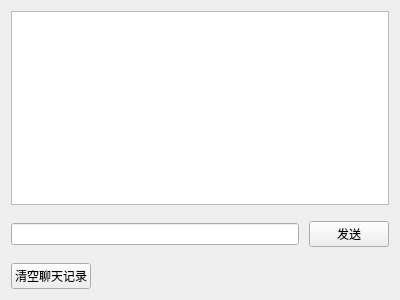
<?xml version="1.0" encoding="UTF-8"?>
<ui version="4.0">
 <class>ChatWindow</class>
 <widget class="QWidget" name="ChatWindow">
  <property name="geometry">
   <rect>
    <x>0</x>
    <y>0</y>
    <width>400</width>
    <height>300</height>
   </rect>
  </property>
  <property name="windowTitle">
   <string>Form</string>
  </property>
  <layout class="QVBoxLayout" name="verticalLayout">
   <item>
    <widget class="QTextEdit" name="textEditShow"/>
   </item>
   <item>
    <layout class="QHBoxLayout" name="horizontalLayout">
     <property name="spacing">
      <number>10</number>
     </property>
     <property name="topMargin">
      <number>10</number>
     </property>
     <property name="bottomMargin">
      <number>10</number>
     </property>
     <item>
      <widget class="QLineEdit" name="lineEditMes"/>
     </item>
     <item>
      <widget class="QPushButton" name="pushButtonSend">
       <property name="sizePolicy">
        <sizepolicy hsizetype="Fixed" vsizetype="Fixed">
         <horstretch>0</horstretch>
         <verstretch>0</verstretch>
        </sizepolicy>
       </property>
       <property name="text">
        <string>发送</string>
       </property>
      </widget>
     </item>
    </layout>
   </item>
   <item>
    <widget class="QPushButton" name="pushButtonClear">
     <property name="sizePolicy">
      <sizepolicy hsizetype="Fixed" vsizetype="Fixed">
       <horstretch>0</horstretch>
       <verstretch>0</verstretch>
      </sizepolicy>
     </property>
     <property name="text">
      <string>清空聊天记录</string>
     </property>
    </widget>
   </item>
  </layout>
 </widget>
 <resources/>
 <connections/>
</ui>
